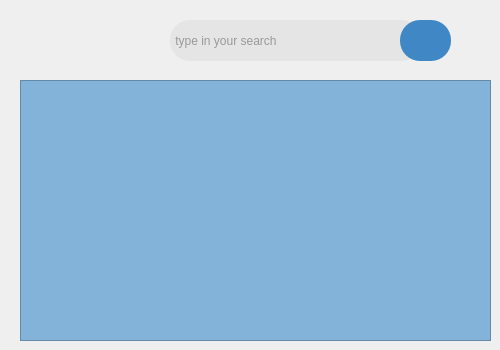
      <widget class="QWidget" name="tab">
       <attribute name="title">
        <string>afficher</string>
       </attribute>
       <widget class="QTableView" name="tableView">
        <property name="geometry">
         <rect>
          <x>20</x>
          <y>80</y>
          <width>471</width>
          <height>261</height>
         </rect>
        </property>
        <property name="styleSheet">
         <string notr="true">background:rgb(131, 179, 216);
color:black;</string>
        </property>
       </widget>
       <widget class="QLineEdit" name="lineEdit_search">
        <property name="geometry">
         <rect>
          <x>170</x>
          <y>20</y>
          <width>251</width>
          <height>41</height>
         </rect>
        </property>
        <property name="styleSheet">
         <string notr="true">border-radius:20px;
background:rgb(229, 229, 229);
color:#999999;
font: 8pt &quot;8514oem&quot;;</string>
        </property>
        <property name="text">
         <string> type in your search</string>
        </property>
       </widget>
       <widget class="QToolButton" name="toolButton">
        <property name="geometry">
         <rect>
          <x>400</x>
          <y>20</y>
          <width>51</width>
          <height>41</height>
         </rect>
        </property>
        <property name="styleSheet">
         <string notr="true">
    QToolButton {
        background-color: #3F88C5;
        border: none;
        color: white;
        font-weight: bold;
        padding: 5px;
        width: 30px;
        height: 30px;
        border-radius: 20px;
		image:url(:/Dark_ones /magnifier.png);
    }
    QToolButton::menu-indicator {
        image:none;
    }
</string>
        </property>
        <property name="text">
         <string/>
        </property>
       </widget>
      </widget>
